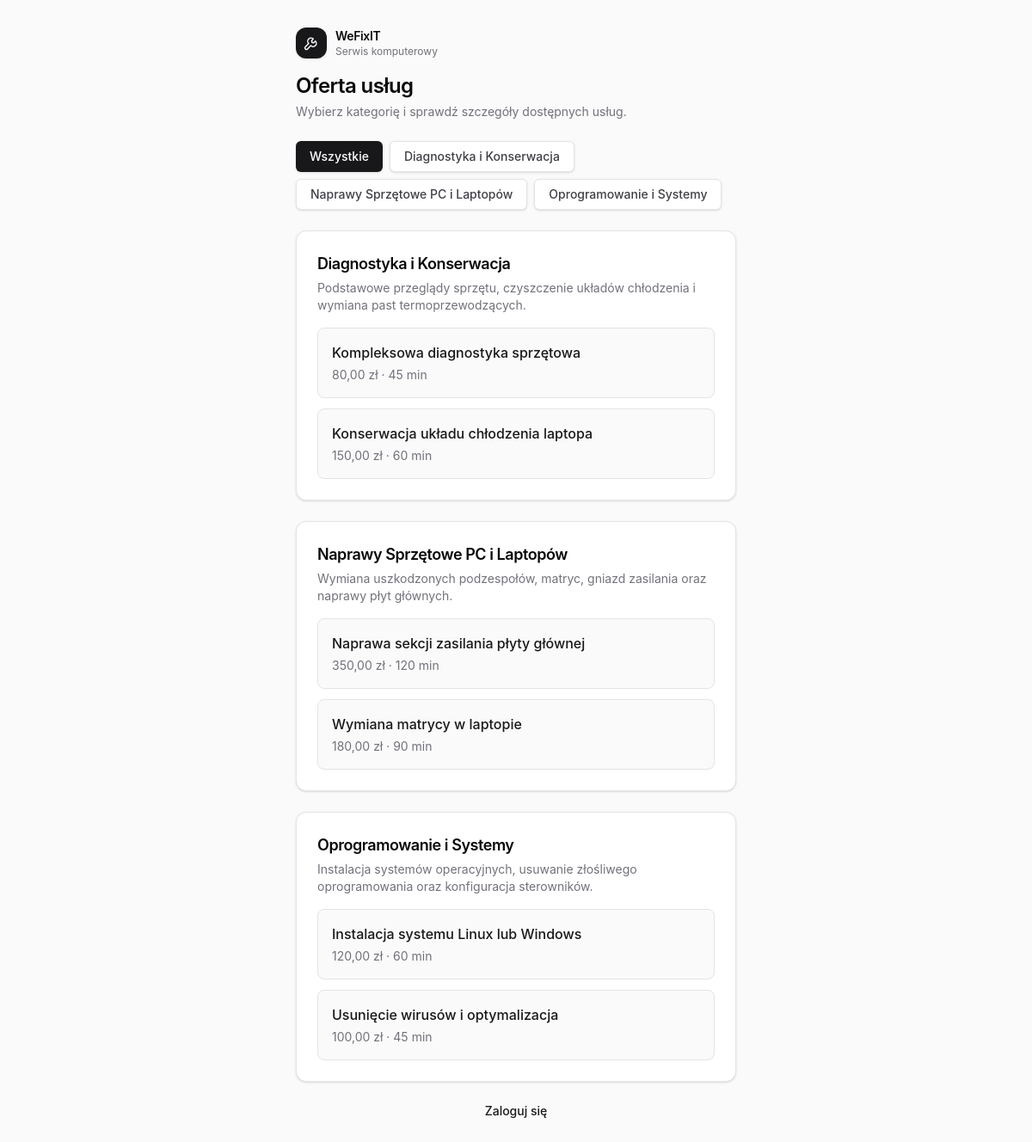
Page /oferta.php on the committed database.
### tables this page shows
CREATE TABLE kategorie_uslug (
    id INT UNSIGNED NOT NULL AUTO_INCREMENT,
    nazwa VARCHAR(100) NOT NULL,
    opis TEXT NULL,
    aktywna BOOLEAN NOT NULL DEFAULT TRUE,
    utworzono DATETIME NOT NULL DEFAULT CURRENT_TIMESTAMP,
    zaktualizowano DATETIME NOT NULL DEFAULT CURRENT_TIMESTAMP
        ON UPDATE CURRENT_TIMESTAMP,

    PRIMARY KEY (id),

    CONSTRAINT uq_kategorie_uslug_nazwa
        UNIQUE (nazwa),

    CONSTRAINT chk_kategorie_uslug_nazwa_niepusta
        CHECK (nazwa <> '')
);

CREATE TABLE uslugi (
    id INT UNSIGNED NOT NULL AUTO_INCREMENT,
    kategoria_id INT UNSIGNED NOT NULL,
    nazwa VARCHAR(150) NOT NULL,
    opis TEXT NULL,
    czas_trwania_minuty SMALLINT UNSIGNED NOT NULL,
    cena DECIMAL(10,2) NOT NULL,
    aktywna BOOLEAN NOT NULL DEFAULT TRUE,
    utworzono DATETIME NOT NULL DEFAULT CURRENT_TIMESTAMP,
    zaktualizowano DATETIME NOT NULL DEFAULT CURRENT_TIMESTAMP
        ON UPDATE CURRENT_TIMESTAMP,

    PRIMARY KEY (id),

    CONSTRAINT uq_uslugi_kategoria_nazwa
        UNIQUE (kategoria_id, nazwa),

    CONSTRAINT chk_uslugi_nazwa_niepusta
        CHECK (nazwa <> ''),

    CONSTRAINT chk_uslugi_czas_trwania
        CHECK (czas_trwania_minuty > 0),

    CONSTRAINT chk_uslugi_cena
        CHECK (cena >= 0),

    CONSTRAINT fk_uslugi_kategoria
        FOREIGN KEY (kategoria_id)
        REFERENCES kategorie_uslug (id)
        ON UPDATE CASCADE
        ON DELETE RESTRICT,

    INDEX idx_uslugi_aktywna_kategoria (
        aktywna,
        kategoria_id
    )
);

### app/auth.php (called while the page is built, shortened)
<?php
function auth_base_path(): string
{
    return rtrim(str_replace('\\', '/', dirname($_SERVER['SCRIPT_NAME'] ?? '')), '/');
}
    ?>

### app/panel_ui.php (called while the page is built, shortened)
<?php
function panel_button_classes(string $variant): string
{
    return match ($variant) {
        'secondary' => 'inline-flex h-9 items-center justify-center gap-2 rounded-md border border-zinc-200 bg-white px-4 text-sm font-medium text-zinc-700 shadow-sm transition-colors hover:bg-zinc-100 hover:text-zinc-900 focus-visible:outline-none focus-visible:ring-2 focus-visible:ring-zinc-300 focus-visible:ring-offset-2 disabled:cursor-not-allowed disabled:opacity-60 dark:border-zinc-700 dark:bg-zinc-900 dark:text-zinc-200 dark:hover:bg-zinc-800 dark:hover:text-zinc-50 dark:focus-visible:ring-offset-zinc-900',
        'danger' => 'inline-flex h-9 items-center justify-center gap-2 rounded-md bg-red-600 px-4 text-sm font-medium text-white shadow-sm transition-colors hover:bg-red-700 focus-visible:outline-none focus-visible:ring-2 focus-visible:ring-red-300 focus-visible:ring-offset-2 disabled:cursor-not-allowed disabled:opacity-60 dark:bg-red-600 dark:hover:bg-red-500 dark:focus-visible:ring-offset-zinc-900',
        'ghost' => 'inline-flex h-9 items-center justify-center gap-2 rounded-md px-4 text-sm font-medium text-zinc-600 transition-colors hover:bg-zinc-100 hover:text-zinc-900 focus-visible:outline-none focus-visible:ring-2 focus-visible:ring-zinc-300 focus-visible:ring-offset-2 disabled:cursor-not-allowed disabled:opacity-60 dark:text-zinc-400 dark:hover:bg-zinc-800 dark:hover:text-zinc-50 dark:focus-visible:ring-offset-zinc-900',
        default => 'inline-flex h-9 items-center justify-center gap-2 rounded-md bg-zinc-900 px-4 text-sm font-medium text-white shadow-sm transition-colors hover:bg-zinc-800 focus-visible:outline-none focus-visible:ring-2 focus-visible:ring-zinc-400 focus-visible:ring-offset-2 disabled:cursor-not-allowed disabled:opacity-60 dark:bg-zinc-50 dark:text-zinc-900 dark:hover:bg-zinc-200 dark:focus-visible:ring-offset-zinc-900',
    };
}
    ?>

### app/oferta.php (called while the page is built, shortened)
<?php
function oferta_db(): ?PDO
{
    $pdo = $GLOBALS['pdo'] ?? null;
    return $pdo;
}
function oferta_kategorie(): ?array
{
    $pdo = oferta_db();
    try {
        $statement = $pdo->prepare(
            'SELECT
                k.id,
                k.nazwa,
                k.opis,
                COUNT(u.id) AS uslugi_active
             FROM kategorie_uslug k
             JOIN uslugi u
                ON u.kategoria_id = k.id AND u.aktywna = TRUE
             WHERE k.aktywna = TRUE
             GROUP BY k.id, k.nazwa, k.opis
             ORDER BY k.nazwa ASC, k.id ASC'
        );
        $statement->execute();
        $rows = $statement->fetchAll(PDO::FETCH_ASSOC);
    } catch (PDOException $e) {
        error_log('Nie udało się pobrać kategorii oferty: ' . $e->getMessage());
        return null;
    }
    $categories = [];
    foreach ($rows as $row) {
        $categories[] = [
            'id' => (int) $row['id'],
            'nazwa' => (string) $row['nazwa'],
            'opis' => $row['opis'] !== null ? (string) $row['opis'] : null,
            'uslugi_active' => (int) $row['uslugi_active'],
        ];
    }
    return $categories;
}
function oferta_service_select_sql(): string
{
    return 'SELECT
                u.id,
                u.nazwa,
                u.opis,
                u.kategoria_id,
                k.nazwa AS kategoria_nazwa,
                u.cena,
                u.czas_trwania_minuty,
                (
                    SELECT COUNT(*)
                    FROM uslugi_pracownikow up
                    JOIN pracownicy p ON p.id = up.pracownik_id
                    JOIN uzytkownicy u2 ON u2.id = p.uzytkownik_id
                    WHERE up.usluga_id = u.id
                      AND up.aktywne = TRUE
                      AND p.aktywny = TRUE
                      AND u2.aktywny = TRUE
                ) AS pracownicy_active
             FROM uslugi u
             JOIN kategorie_uslug k ON k.id = u.kategoria_id';
}
function oferta_service_row(array $row): array
{
    return [
        'id' => (int) $row['id'],
        'nazwa' => (string) $row['nazwa'],
        'opis' => $row['opis'] !== null ? (string) $row['opis'] : null,
        'kategoria_id' => (int) $row['kategoria_id'],
        'kategoria_nazwa' => (string) $row['kategoria_nazwa'],
        'cena' => (string) $row['cena'],
        'czas_trwania_minuty' => (int) $row['czas_trwania_minuty'],
        'pracownicy_active' => (int) $row['pracownicy_active'],
    ];
}
function oferta_uslugi(int $categoryId = 0): ?array
{
    $pdo = oferta_db();
    $conditions = [
        'u.aktywna = TRUE',
        'k.aktywna = TRUE',
    ];
    $params = [];
    try {
        $statement = $pdo->prepare(
            oferta_service_select_sql()
            . ' WHERE ' . implode(' AND ', $conditions)
            . ' ORDER BY u.nazwa ASC, u.id ASC'
        );
        $statement->execute($params);
        $rows = $statement->fetchAll(PDO::FETCH_ASSOC);
    } catch (PDOException $e) {
        error_log('Nie udało się pobrać usług oferty: ' . $e->getMessage());
        return null;
    }
    $services = [];
    foreach ($rows as $row) {
        $services[] = oferta_service_row($row);
    }
    return $services;
}

### public/oferta.php (the view, shortened to what this page needs)
<?php
require_once dirname(__DIR__) . '/app/layout.php';
require_once dirname(__DIR__) . '/app/panel_ui.php';
require_once dirname(__DIR__) . '/app/oferta.php';
$basePath = auth_base_path();
$categoryId = oferta_category_filter($_GET['kategoria'] ?? null);
$categories = oferta_kategorie();
$services = oferta_uslugi($categoryId);
$servicesByCategory = [];
foreach ($services ?? [] as $service) {
    $servicesByCategory[$service['kategoria_id']][] = $service;
}
?>
    <main class="mx-auto w-full max-w-xl p-4 sm:p-8">
        <header class="mb-6">
            <div class="mb-4 flex items-center gap-2.5">
                <span class="flex h-9 w-9 shrink-0 items-center justify-center rounded-xl bg-zinc-900 text-white shadow-sm dark:bg-zinc-50 dark:text-zinc-900">
                    <?= layout_logo('h-5 w-5') ?>
                </span>
                <span class="min-w-0">
                    <span class="block truncate text-sm font-semibold tracking-tight">WeFixIT</span>
                    <span class="block truncate text-xs text-zinc-500 dark:text-zinc-400">Serwis komputerowy</span>
                </span>
            </div>
            <h1 class="text-2xl font-semibold tracking-tight">Oferta usług</h1>
            <p class="mt-1 text-sm text-zinc-500 dark:text-zinc-400">
                Wybierz kategorię i sprawdź szczegóły dostępnych usług.
            </p>
        </header>
        <nav aria-label="Filtruj ofertę według kategorii" class="mb-6 flex flex-wrap gap-2">
            <a href="<?= htmlspecialchars($basePath . '/oferta', ENT_QUOTES, 'UTF-8') ?>"
                class="<?= $categoryId === 0 ? panel_button_classes('primary') : panel_button_classes('secondary') ?>">
                Wszystkie
            </a>
            <?php foreach ($categories ?? [] as $category): ?>
                <a href="<?= htmlspecialchars($basePath . '/oferta?kategoria=' . $category['id'], ENT_QUOTES, 'UTF-8') ?>"
                    class="<?= $categoryId === $category['id'] ? panel_button_classes('primary') : panel_button_classes('secondary') ?>">
                    <?= htmlspecialchars($category['nazwa'], ENT_QUOTES, 'UTF-8') ?>
                </a>
            <?php endforeach; ?>
        </nav>
        <?php if ($services === null): ?>
            <div role="alert" class="rounded-lg border border-red-200 bg-red-50 p-4 text-sm text-red-800 dark:border-red-900/60 dark:bg-red-950/40 dark:text-red-200">
                Nie udało się pobrać oferty. Spróbuj ponownie później.
            </div>
        <?php else: ?>
            <div class="space-y-6">
                <?php foreach ($categories ?? [] as $category): ?>
                    <?php
                    $categoryServices = $servicesByCategory[$category['id']] ?? [];
                    ?>
                    <section class="rounded-xl border border-zinc-200 bg-white p-6 shadow-sm dark:border-zinc-800 dark:bg-zinc-900">
                        <h2 class="text-lg font-semibold tracking-tight">
                            <?= htmlspecialchars($category['nazwa'], ENT_QUOTES, 'UTF-8') ?>
                        </h2>
                        <?php if ($category['opis'] !== null && $category['opis'] !== ''): ?>
                            <p class="mt-1 text-sm text-zinc-500 dark:text-zinc-400">
                                <?= htmlspecialchars($category['opis'], ENT_QUOTES, 'UTF-8') ?>
                            </p>
                        <?php endif; ?>
                        <ul class="mt-4 space-y-3">
                            <?php foreach ($categoryServices as $service): ?>
                                <li class="rounded-lg border border-zinc-200 bg-zinc-50 p-4 dark:border-zinc-800 dark:bg-zinc-950/50">
                                    <a href="<?= htmlspecialchars($basePath . '/usluga?id=' . $service['id'], ENT_QUOTES, 'UTF-8') ?>"
                                        class="font-medium text-zinc-900 underline-offset-4 hover:underline dark:text-zinc-100">
                                        <?= htmlspecialchars($service['nazwa'], ENT_QUOTES, 'UTF-8') ?>
                                    </a>
                                    <p class="mt-1 text-sm text-zinc-500 dark:text-zinc-400">
                                        <?= number_format((float) $service['cena'], 2, ',', ' ') ?> zł
                                        · <?= $service['czas_trwania_minuty'] ?> min
                                    </p>
                                </li>
                            <?php endforeach; ?>
                        </ul>
                    </section>
                <?php endforeach; ?>
            </div>
        <?php endif; ?>
        <p class="mt-6 text-center text-sm text-zinc-500 dark:text-zinc-400">
            <a href="<?= htmlspecialchars($basePath . '/login', ENT_QUOTES, 'UTF-8') ?>"
                class="font-medium text-zinc-900 underline-offset-4 hover:underline dark:text-zinc-100">
                Zaloguj się
            </a>
        </p>
    </main>

### rows in the picture
kategorie_uslug: nazwa "Diagnostyka i Konserwacja", opis "Podstawowe przeglądy sprzętu, czyszczenie układów chłodzenia i wymiana past termoprzewodzących."
kategorie_uslug: nazwa "Naprawy Sprzętowe PC i Laptopów", opis "Wymiana uszkodzonych podzespołów, matryc, gniazd zasilania oraz naprawy płyt głównych."
kategorie_uslug: nazwa "Oprogramowanie i Systemy", opis "Instalacja systemów operacyjnych, usuwanie złośliwego oprogramowania oraz konfiguracja sterowników."
uslugi: nazwa "Kompleksowa diagnostyka sprzętowa", cena "80,00", czas_trwania_minuty "45"
uslugi: nazwa "Konserwacja układu chłodzenia laptopa", cena "150,00", czas_trwania_minuty "60"
uslugi: nazwa "Naprawa sekcji zasilania płyty głównej", cena "350,00", czas_trwania_minuty "120"
uslugi: nazwa "Wymiana matrycy w laptopie", cena "180,00", czas_trwania_minuty "90"
uslugi: nazwa "Instalacja systemu Linux lub Windows", cena "120,00", czas_trwania_minuty "60"
uslugi: nazwa "Usunięcie wirusów i optymalizacja", cena "100,00", czas_trwania_minuty "45"
